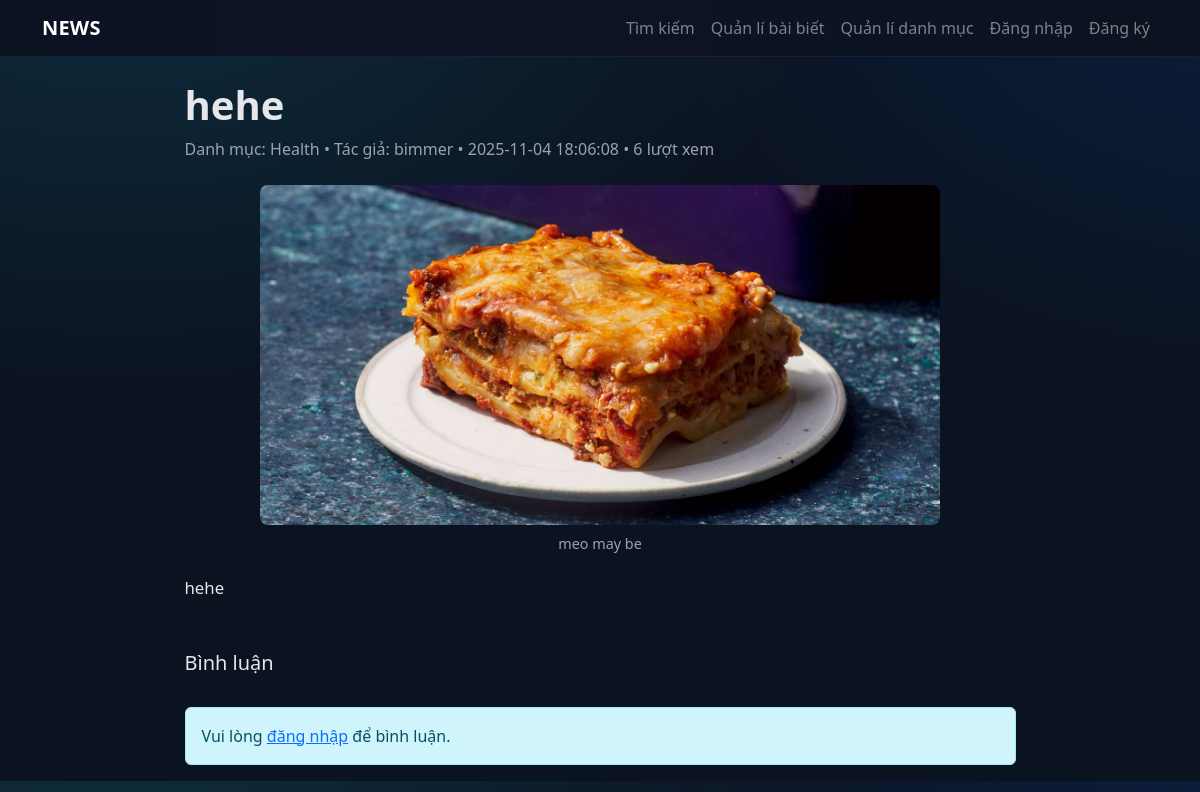
The page /news_web/public/article/29 on the database its author committed.
### tables this page shows
CREATE TABLE `articles` (
  `article_id` int(11) NOT NULL,
  `user_id` int(11) NOT NULL,
  `category_id` int(11) DEFAULT NULL,
  `title` varchar(255) NOT NULL,
  `summary` text DEFAULT NULL,
  `status` enum('draft','published','archived') DEFAULT 'draft',
  `created_at` datetime DEFAULT current_timestamp(),
  `updated_at` datetime DEFAULT current_timestamp() ON UPDATE current_timestamp()
);

CREATE TABLE `categories` (
  `category_id` int(11) NOT NULL,
  `category_name` varchar(100) NOT NULL,
  `description` text DEFAULT NULL
);

CREATE TABLE `users` (
  `user_id` int(11) NOT NULL,
  `username` varchar(50) NOT NULL,
  `email` varchar(100) NOT NULL,
  `password_hash` varchar(255) NOT NULL,
  `created_at` datetime DEFAULT current_timestamp(),
  `updated_at` datetime DEFAULT current_timestamp() ON UPDATE current_timestamp(),
  `role_id` int(11) DEFAULT NULL
);

CREATE TABLE `article_media` (
  `media_id` int(11) NOT NULL,
  `article_id` int(11) NOT NULL,
  `media_url` varchar(255) NOT NULL,
  `media_type` enum('image','video') NOT NULL,
  `caption` varchar(255) DEFAULT NULL,
  `size_class` varchar(20) DEFAULT 'img-medium',
  `align_class` varchar(20) DEFAULT 'img-center'
);

### app/Config/config.php (called while the page is built)
<?php
return [
    'db' => [
        'host' => '127.0.0.1',
        'port' => 3306,
        'name' => 'news_portal',
        'user' => 'root',
        'pass' => '',
        'charset' => 'utf8mb4',
    ],
    'app' => [
        'base_url' => '/news_web/public',
        'debug' => true,
    ],
];

### app/Core/Controller.php (called while the page is built, shortened)
<?php
class Controller
{
    protected function view(string $template, array $data = []): void
    {
        extract($data);
        $baseUrl = (require __DIR__ . '/../Config/config.php')['app']['base_url'];
        include __DIR__ . '/../Views/layout/header.php';
        include __DIR__ . '/../Views/' . $template . '.php';
        include __DIR__ . '/../Views/layout/footer.php';
    }
}

### app/Controllers/ArticleController.php (called while the page is built, shortened)
<?php
class ArticleController extends Controller
{
    public function show(int $id): void
    {
        $articleModel = new ArticleModel();
        $details = $articleModel->getByIdWithDetails($id);
        $comments = (new CommentModel())->listForArticle($id);
        $this->view('article/show', [
            'article' => $details['article'],
            'comments' => $comments,
            'articleContent' => $details['content'],
            'images' => $details['images']
        ]);
    }
}

### public/index.php (called while the page is built, shortened)
<?php
require_once __DIR__ . '/../app/Core/Router.php';
require_once __DIR__ . '/../app/Core/Controller.php';
require_once __DIR__ . '/../app/Core/Database.php';
require_once __DIR__ . '/../app/Queries/ArticleQueries.php';
require_once __DIR__ . '/../app/Models/BaseModel.php';
require_once __DIR__ . '/../app/Models/ArticleModel.php';
require_once __DIR__ . '/../app/Controllers/ArticleController.php';
$router = new Router();
$router->get('/', [App\Controllers\HomeController::class, 'index']);
$router->get('/article/(\\d+)', [App\Controllers\ArticleController::class, 'show']);
$router->get('/category/(\\d+)', [App\Controllers\ArticleController::class, 'category']);
$router->get('/search', [App\Controllers\SearchController::class, 'index']);
$router->get('/user/(\\d+)', [App\Controllers\ProfileController::class, 'show']);
$router->get('/auth/login', [App\Controllers\AuthController::class, 'login']);
$router->post('/auth/login', [App\Controllers\AuthController::class, 'handleLogin']);
$router->get('/auth/register', [App\Controllers\AuthController::class, 'register']);
$router->post('/auth/register', [App\Controllers\AuthController::class, 'handleRegister']);
$router->post('/auth/logout', [App\Controllers\AuthController::class, 'logout']);
$router->get('/admin/categories', [App\Controllers\AdminController::class, 'listCategories']);
$router->get('/admin/categories/create', [App\Controllers\AdminController::class, 'createCategory']);
$router->post('/admin/categories/store', [App\Controllers\AdminController::class, 'storeCategory']);
$router->get('/admin/categories/(\\d+)/edit', [App\Controllers\AdminController::class, 'editCategory']);
$router->post('/admin/categories/(\\d+)/update', [App\Controllers\AdminController::class, 'updateCategory']);
$router->post('/admin/categories/(\\d+)/delete', [App\Controllers\AdminController::class, 'deleteCategory']);
$router->get('/admin/articles', [App\Controllers\AdminController::class, 'listArticles']);
$router->get('/admin/articles/create', [App\Controllers\AdminController::class, 'createArticle']);
$router->post('/admin/articles/store', [App\Controllers\AdminController::class, 'storeArticle']);
$router->get('/admin/articles/(\\d+)/edit', [App\Controllers\AdminController::class, 'editArticle']);
$router->post('/admin/articles/(\\d+)/update', [App\Controllers\AdminController::class, 'updateArticle']);
$router->post('/admin/articles/(\\d+)/delete', [App\Controllers\AdminController::class, 'deleteArticle']);
$router->post('/admin/articles/(\\d+)/publish', [App\Controllers\AdminController::class, 'publishArticle']);
$router->get('/api/articles', [App\Controllers\ApiController::class, 'articles']);
$router->get('/api/article/(\\d+)', [App\Controllers\ApiController::class, 'article']);
$router->get('/api/comments', [App\Controllers\ApiController::class, 'comments']);
$router->post('/api/comments', [App\Controllers\ApiController::class, 'createComment']);
$router->post('/api/toggle-like', [App\Controllers\ApiController::class, 'toggleLike']);
$router->dispatch($_SERVER['REQUEST_METHOD'], $_SERVER['REQUEST_URI']);

### app/Models/BaseModel.php (called while the page is built, shortened)
<?php
abstract class BaseModel
{
    public function __construct()
    {
        $this->pdo = Database::getConnection();
    }
}

### app/Core/Database.php (called while the page is built, shortened)
<?php
class Database
{
    private static ?\PDO $pdo = null;
    public static function getConnection(): \PDO
    {
        if (self::$pdo === null) {
            $config = require __DIR__ . '/../Config/config.php';
            $db = $config['db'];
            $dsn = 'mysql:host=' . $db['host'] . ';port=' . $db['port'] . ';dbname=' . $db['name'] . ';charset=' . $db['charset'];
            $options = [
                \PDO::ATTR_ERRMODE => \PDO::ERRMODE_EXCEPTION,
                \PDO::ATTR_DEFAULT_FETCH_MODE => \PDO::FETCH_ASSOC,
                \PDO::ATTR_EMULATE_PREPARES => false,
            ];
            self::$pdo = new \PDO($dsn, $db['user'], $db['pass'], $options);
        }
        return self::$pdo;
    }
}

### app/Queries/ArticleQueries.php (called while the page is built, shortened)
<?php
class ArticleQueries
{
    public static function getByIdWithDetails(): string
    {
        return "SELECT a.*, c.category_name, u.username,
                (SELECT COUNT(*) FROM views v WHERE v.article_id = a.article_id) as views_count
                FROM articles a
                LEFT JOIN categories c ON a.category_id = c.category_id
                LEFT JOIN users u ON a.user_id = u.user_id
                WHERE a.article_id = ?";
    }
    public static function getContent(): string
    {
        return "SELECT content FROM article_contents WHERE article_id = ?";
    }
    public static function getMedia(): string
    {
        return "SELECT media_id, media_url, size_class, align_class, caption FROM article_media WHERE article_id = ? AND media_type = 'image' ORDER BY media_id ASC";
    }
}

### app/Models/ArticleModel.php (called while the page is built, shortened)
<?php
class ArticleModel extends BaseModel
{
    public function getByIdWithDetails(int $id): ?array
    {
        $sql = ArticleQueries::getByIdWithDetails();
        $a = $this->pdo->prepare($sql);
        $a->execute([$id]);
        $article = $a->fetch();
        $contentSql = ArticleQueries::getContent();
        $contentStmt = $this->pdo->prepare($contentSql);
        $contentStmt->execute([$id]);
        $content = (string)$contentStmt->fetchColumn();
        $mediaSql = ArticleQueries::getMedia();
        $media = $this->pdo->prepare($mediaSql);
        $media->execute([$id]);
        $images = $media->fetchAll();
        return ['article' => $article, 'content' => $content, 'images' => $images];
    }
}

### app/Views/article/show.php (the view, shortened to what this page needs)
<div class="row">
    <div class="col-lg-9 mx-auto">
        <h1 class="article-title display-6 mb-2"><?= htmlspecialchars($article['title']) ?></h1>
        <div class="article-meta mb-4">Danh mục: <?= htmlspecialchars($article['category_name'] ?? '—') ?> • Tác giả: <?= htmlspecialchars($article['username'] ?? '—') ?> • <?= htmlspecialchars($article['created_at']) ?> • <?= number_format($article['views_count']) ?> lượt xem</div>
        <div class="article-content mb-5">
            <?php if (!empty($images)): ?>
                <?php foreach ($images as $img): ?>
                    <figure class="article-image <?= htmlspecialchars($img['size_class'] ?? 'img-medium') ?> <?= htmlspecialchars($img['align_class'] ?? 'img-center') ?>">
                        <img src="<?= htmlspecialchars($baseUrl . '/' . $img['media_url']) ?>" alt="">
                        <?php if (!empty($img['caption'])): ?>
                        <figcaption><?= htmlspecialchars($img['caption']) ?></figcaption>
                        <?php endif; ?>
                    </figure>
                <?php endforeach; ?>
            <?php endif; ?>
            <?= nl2br(htmlspecialchars($articleContent ?? '')) ?>
        </div>
        <h2 class="h5 mt-5 mb-3">Bình luận</h2>
        <?php if (!empty($_SESSION['user_id'])): ?>
        <div class="card mb-5">
            <div class="card-body">
                <div class="mb-2">Thêm bình luận</div>
                <textarea id="comment-content" class="form-control mb-2" rows="3" placeholder="Nội dung..."></textarea>
                <button id="btn-send" class="btn btn-primary">Gửi</button>
            </div>
        </div>
        <?php else: ?>
        <div class="alert alert-info">Vui lòng <a href="<?= htmlspecialchars($baseUrl) ?>/auth/login">đăng nhập</a> để bình luận.</div>
        <?php endif; ?>
    </div>
</div>

### app/Core/Router.php (shortened to what this page needs)
<?php
class Router
{
    private array $routes = [
        'GET' => [],
        'POST' => [],
    ];
    public function get(string $pattern, $handler): void
    {
        $this->routes['GET'][$pattern] = $handler;
    }
    public function post(string $pattern, $handler): void
    {
        $this->routes['POST'][$pattern] = $handler;
    }
    public function dispatch(string $method, string $uri): void
    {
        $path = parse_url($uri, PHP_URL_PATH);
        $base = (require __DIR__ . '/../Config/config.php')['app']['base_url'];
        if ($base && str_starts_with($path, $base)) {
            $path = substr($path, strlen($base));
        }
        foreach ($this->routes[$method] as $pattern => $handler) {
            $regex = '#^' . $pattern . '$#';
            if (preg_match($regex, $path, $matches)) {
                array_shift($matches);
                if (is_array($handler)) {
                    [$class, $methodName] = $handler;
                    $controller = new $class();
                    call_user_func_array([$controller, $methodName], $matches);
                    return;
                } else {
                    call_user_func_array($handler, $matches);
                    return;
                }
            }
        }
    }
}

### public/assets/css/style.css (style rules this page uses)
:root { --brand:#0d6efd; --bg:#0b1220; --card:#111827; --text:#e5e7eb; --muted:#9ca3af; --accent:#22d3ee; }
body { background: radial-gradient(1200px 800px at 10% -10%, rgba(34,211,238,.15), transparent 60%), radial-gradient(1200px 800px at 110% -10%, rgba(13,110,253,.15), transparent 60%), #0b1220; color: var(--text); }
.article-title { font-weight:800; }
.article-meta { color: var(--muted) }
.article-content { font-size:1.05rem; line-height:1.8 }
.article-image { margin:1rem 0 }
.article-image img { display:block; width:100%; height:auto; border-radius:8px }
.article-image figcaption { color:var(--muted); text-align:center; font-size:.9rem; margin-top:.35rem }
.img-medium { max-width:680px }
.img-center { margin-left:auto; margin-right:auto }
.article-content::after { content:''; display:block; clear:both }

### rows shown on the page
articles: title "hehe", category.category_name "Health", user.username "bimmer", created_at "2025-11-04 18:06:08"
article_media: media_url (picture), caption "meo may be"

### other values the page prints
$article['views_count'] "6"
